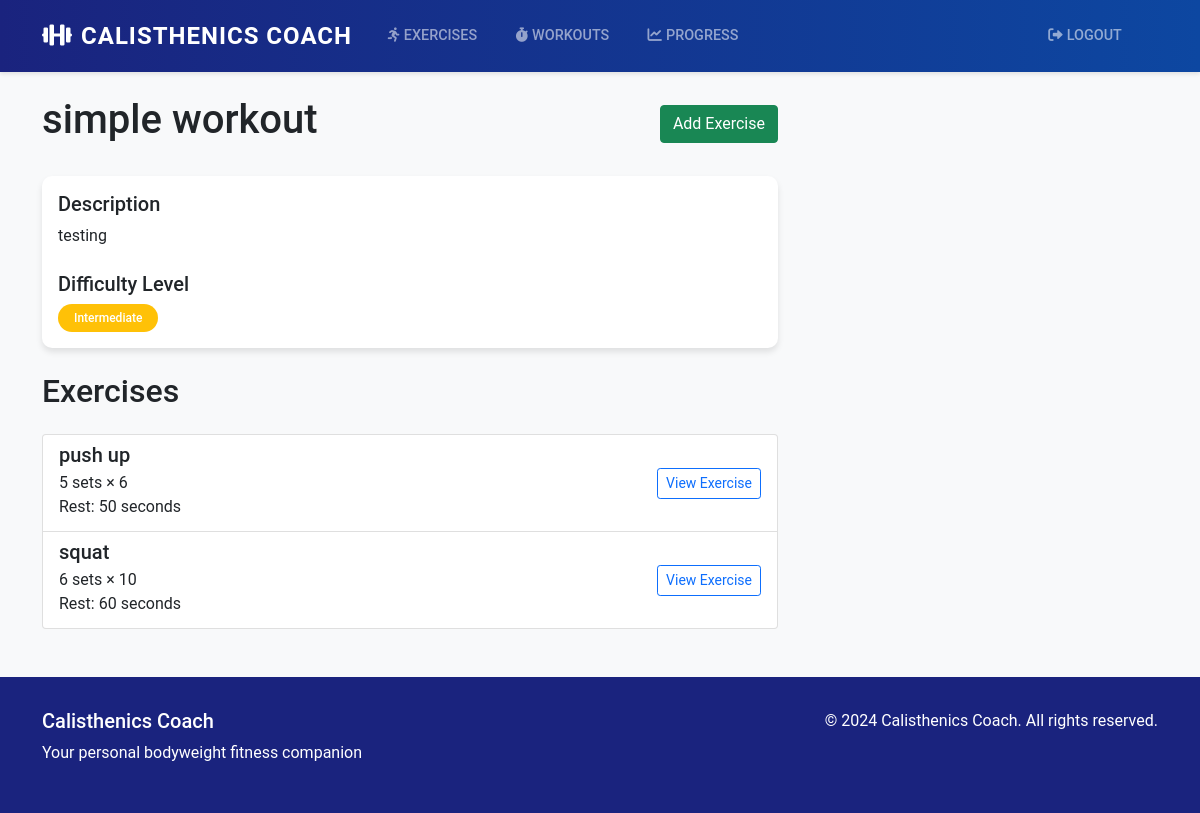
/workouts/2/ (signed in), run on the app's committed database.
### workouts/models.py (models this page shows, shortened)
class WorkoutPlan(models.Model):
    title = models.CharField(max_length=100)
    description = models.TextField()
    created_by = models.ForeignKey(User, on_delete=models.CASCADE)
    created_at = models.DateTimeField(auto_now_add=True)
    difficulty_level = models.CharField(max_length=20, choices=DIFFICULTY_LEVEL_CHOICES)

class WorkoutExercise(models.Model):
    workout_plan = models.ForeignKey(WorkoutPlan, on_delete=models.CASCADE)
    exercise = models.ForeignKey(Exercise, on_delete=models.CASCADE)
    sets = models.IntegerField()
    reps = models.CharField(max_length=50)  # Can be "10" or "Max" or "30 seconds"
    rest_time = models.IntegerField(help_text="Rest time in seconds")
    order = models.IntegerField()
    class Meta:
        ordering = ['order']

class Exercise(models.Model):
    name = models.CharField(max_length=100)
    description = models.TextField()
    image = models.ImageField(upload_to='exercises/', null=True, blank=True)
    difficulty_level = models.CharField(max_length=20, choices=DIFFICULTY_LEVEL_CHOICES)
    video_url = models.URLField(blank=True, null=True)
    tips = models.TextField(blank=True)

### workouts/views.py (the view)
# urls.py: path('workouts/<int:pk>/', views.workout_detail, name='workout_detail'),
@login_required
def workout_detail(request, pk):
    workout = get_object_or_404(WorkoutPlan, pk=pk, created_by=request.user)
    exercises = WorkoutExercise.objects.filter(workout_plan=workout)
    return render(request, 'workouts/workout_detail.html', {'workout': workout, 'exercises': exercises})

### workouts/templates/workouts/workout_detail.html (shortened to what this page needs)
{% extends 'workouts/base.html' %}
{% block content %}
<div class="row">
    <div class="col-md-8">
        <div class="d-flex justify-content-between align-items-center mb-4">
            <h1>{{ workout.title }}</h1>
            <a href="{% url 'workout_add_exercise' workout_pk=workout.pk %}" class="btn btn-success">
                Add Exercise
            </a>
        </div>
        <div class="card mb-4">
            <div class="card-body">
                <h5 class="card-title">Description</h5>
                <p class="card-text">{{ workout.description }}</p>
                <h5 class="card-title mt-4">Difficulty Level</h5>
                <p class="card-text">
                    <span class="badge bg-{% if workout.difficulty_level == 'beginner' %}success{% elif workout.difficulty_level == 'intermediate' %}warning{% else %}danger{% endif %}">
                        {{ workout.difficulty_level|title }}
                    </span>
                </p>
            </div>
        </div>
        {% if exercises %}
            <h2 class="mb-4">Exercises</h2>
            <div class="list-group">
                {% for workout_exercise in exercises %}
                    <div class="list-group-item">
                        <div class="d-flex w-100 justify-content-between align-items-center">
                            <div>
                                <h5 class="mb-1">{{ workout_exercise.exercise.name }}</h5>
                                <p class="mb-1">
                                    {{ workout_exercise.sets }} sets × {{ workout_exercise.reps }}
                                    {% if workout_exercise.rest_time %}
                                        <br>Rest: {{ workout_exercise.rest_time }} seconds
                                    {% endif %}
                                </p>
                            </div>
                            <a href="{% url 'exercise_detail' pk=workout_exercise.exercise.pk %}" class="btn btn-outline-primary btn-sm">
                                View Exercise
                            </a>
                        </div>
                    </div>
                {% endfor %}
            </div>
        {% else %}
            <div class="alert alert-info">
                No exercises added to this workout plan yet.
                <a href="{% url 'workout_add_exercise' workout_pk=workout.pk %}" class="alert-link">Add your first exercise</a>
            </div>
        {% endif %}
    </div>
</div>
{% endblock %}

### workouts/templates/workouts/base.html (style rules this page uses)
body { background-color: #f8f9fa; font-family: 'Roboto', sans-serif; }
.card { border: none; border-radius: 10px; box-shadow: 0 4px 6px rgba(0,0,0,0.1); transition: transform 0.3s ease; }
.badge { padding: 0.5rem 1rem; border-radius: 20px; font-weight: 500; }

### data on the page
WorkoutPlan: title "simple workout", description "testing", difficulty_level "Intermediate"
WorkoutExercise: exercise.name "push up", sets "5", reps "6", rest_time "50"
WorkoutExercise: exercise.name "squat", sets "6", reps "10", rest_time "60"
